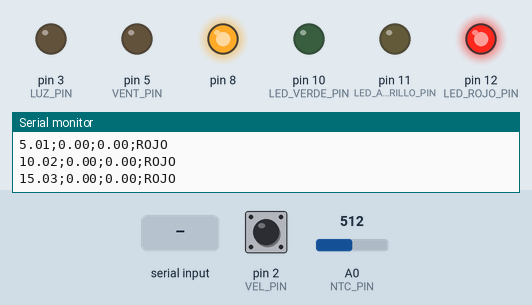
This program was run on a simulated Arduino Uno, built with avr-gcc and run on an emulated ATmega328P. On the bench: output pins drawn as LEDs (lit = HIGH), the last lines printed to the serial monitor. The inputs (shaded band) are chosen by the test bench; at power-on: A0 (NTC_PIN) = 512, pin 2 (VEL_PIN) HIGH.

Above: at 1.2 s.
1.3 s: A0 (NTC_PIN) set to 271
3.7 s: A0 (NTC_PIN) set to 248
At 5.2 s:
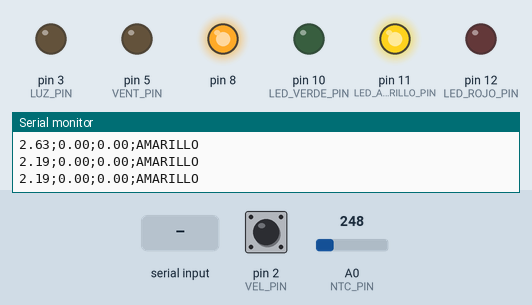
6.0 s: "LUZ,45\n" received over Serial
At 7.1 s:
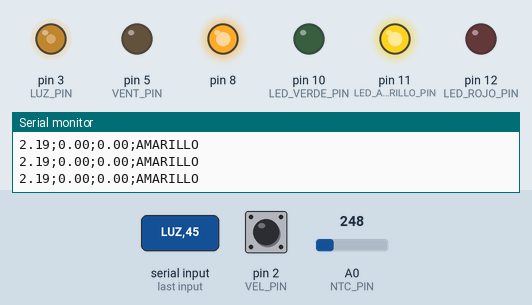
7.5 s: "VENT,45\n" received over Serial
At 8.2 s:
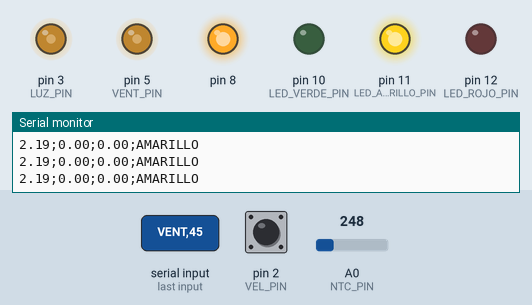
9.0 s: A0 (NTC_PIN) set to 1023
At 9.8 s:
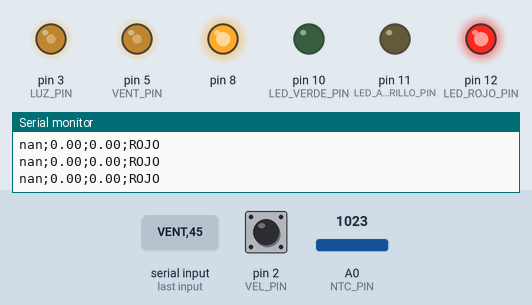
10.5 s: "AUTOMATIC_ON\n" received over Serial
At 11.8 s:
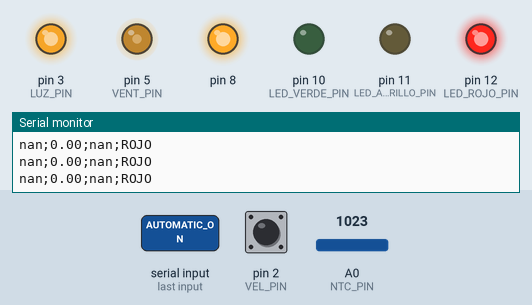
Timing chart, 0 to 13.0 s (numbered marks = the images above; inputs shaded):
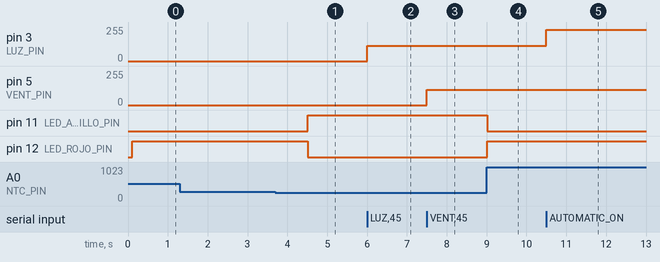

The program:

main.cpp
```cpp
#include <Arduino.h>
#include <PID_v1.h>

// Definición de pines
#define NTC_PIN A0  // Pin NTC
#define LUZ_PIN 3  // Pin Luz
#define VENT_PIN 5  // Pin Ventilador
#define VEL_PIN 2   // Pin Velocidad Tacómetro
#define LED_VERDE_PIN 10  // Pin LED verde
#define LED_AMARILLO_PIN 11 // Pin LED amarillo
#define LED_ROJO_PIN 12    // Pin LED rojo

// Constantes para el cálculo de la temperatura
#define A_COEFF 0.5458630405e-3
#define B_COEFF 2.439180157e-4
#define C_COEFF -0.0003705076153e-7

// Variables para mediciones y control
float resistenciaNTC, logResistencia, tempKelvin, tempCelsius;
int lecturaNTC, potenciaVentilador, potenciaLuz;
volatile int contadorImpulsos = 0;
volatile float velocidadRPM = 0;
unsigned long tiempoAnteriorTemp, tiempoAnteriorVel, tiempoImprimir, ultimoTiempoRPM, tiempoAnteriorLeds;

// Variables para lectura de comandos
String comando, estadoAlarma;

// Variables PID
double Setpoint, Input, Output;
double Kp = 30.0, Ki = 1.0, Kd = 0.0;
PID myPID(&Input, &Output, &Setpoint, Kp, Ki, Kd, DIRECT);

// Variables para control automático
bool control_automatico = false;

// Arreglos para almacenar últimas 5 lecturas
float ultimasTemp[5] = {0};
int indiceTemp = 0;

// Funciones para calcular promedios
float calcularPromedio(float *valores, int tamano) {
  float suma = 0;
  for (int i = 0; i < tamano; i++) {
    suma += valores[i];
  }
  return suma / tamano;
}

// Función de interrupción para contar los impulsos del ventilador
void medirVelocidad() {
  contadorImpulsos++;
}

void setup() {
  Serial.begin(115200);

  // Inicialización de tiempos
  tiempoAnteriorTemp = millis();
  tiempoAnteriorVel = millis();
  tiempoImprimir = millis();
  ultimoTiempoRPM = millis();
  tiempoAnteriorLeds = millis();

  // Configuración de pines
  pinMode(NTC_PIN, INPUT);
  pinMode(LUZ_PIN, OUTPUT);
  pinMode(VENT_PIN, OUTPUT);
  pinMode(VEL_PIN, INPUT);
  pinMode(LED_VERDE_PIN, OUTPUT);
  pinMode(LED_AMARILLO_PIN, OUTPUT);
  pinMode(LED_ROJO_PIN, OUTPUT);
  pinMode(8, OUTPUT); // 5v fake

  digitalWrite(8, HIGH);

  // Configuración de interrupción para medir velocidad del ventilador
  attachInterrupt(digitalPinToInterrupt(VEL_PIN), medirVelocidad, FALLING);
  myPID.SetMode(AUTOMATIC);
  myPID.SetOutputLimits(0, 100);
}

void loop() {
  // Medición de temperatura cada 250 ms
  if (millis() - tiempoAnteriorTemp >= 250) {
    lecturaNTC = analogRead(NTC_PIN);

    if (lecturaNTC > 0) {
      resistenciaNTC = 100000.0 * ((1023.0 / lecturaNTC) - 1.0);
      logResistencia = log(resistenciaNTC);
      tempKelvin = 1.0 / (A_COEFF + B_COEFF * logResistencia + C_COEFF * pow(logResistencia, 3));
      tempCelsius = tempKelvin - 273.15;

      ultimasTemp[indiceTemp] = tempCelsius;
      indiceTemp = (indiceTemp + 1) % 5;

      if (control_automatico) {
        Input = calcularPromedio(ultimasTemp, 5);
        myPID.Compute();
        analogWrite(LUZ_PIN, map(Output, 0, 100, 0, 255));
      }
    } else {
      tempCelsius = NAN; // Marcar como desconectado si la lectura es inválida
    }

    tiempoAnteriorTemp = millis();
  }

  // Cálculo de la velocidad del ventilador cada 1000 ms
  if (millis() - tiempoAnteriorVel >= 1000) {
    unsigned long tiempoActual = millis();
    unsigned long tiempoTranscurrido = tiempoActual - ultimoTiempoRPM;

    noInterrupts();
    int pulsos = contadorImpulsos;
    contadorImpulsos = 0;
    interrupts();

    if (tiempoTranscurrido > 0) {
      velocidadRPM = (pulsos / 2.0) * (60000.0 / tiempoTranscurrido);
    } else {
      velocidadRPM = 0; // RPM en 0 si no hay pulsos
    }

    ultimoTiempoRPM = tiempoActual;
    tiempoAnteriorVel = tiempoActual;
  }

  // Impresión de datos cada 300 ms
  if (millis() - tiempoImprimir >= 300) {
    Serial.print(calcularPromedio(ultimasTemp, 5));
    Serial.print(";");
    Serial.print(velocidadRPM);
    Serial.print(";");
    Serial.print(Output);  // Potencia de salida
    Serial.print(";");
    Serial.println(estadoAlarma);  // Estado de la alarma


    tiempoImprimir = millis();
  }

  // Control de LEDs y buzzer basado en temperatura promedio
  if (millis() - tiempoAnteriorLeds >= 100) {
    tiempoAnteriorLeds = millis();

    float tempPromedio = calcularPromedio(ultimasTemp, 5);
    bool ntcDesconectado = isnan(tempCelsius);

    // Operación normal (verde)
    if (tempPromedio >= Setpoint - 1 && tempPromedio <= Setpoint + 1 && !ntcDesconectado && velocidadRPM > 0) {
      digitalWrite(LED_VERDE_PIN, HIGH);
      digitalWrite(LED_AMARILLO_PIN, LOW);
      digitalWrite(LED_ROJO_PIN, LOW);
      estadoAlarma = "VERDE";

    // Alerta moderada (amarillo)
    } else if ((tempPromedio > Setpoint + 1 && tempPromedio <= Setpoint + 3) ||
               (tempPromedio < Setpoint - 1 && tempPromedio >= Setpoint - 3)) {
      digitalWrite(LED_VERDE_PIN, LOW);
      digitalWrite(LED_AMARILLO_PIN, HIGH);
      digitalWrite(LED_ROJO_PIN, LOW);
      estadoAlarma = "AMARILLO";
    // Alerta crítica (rojo y buzzer)
    } else if (tempPromedio > Setpoint + 3 || tempPromedio < Setpoint - 3 || ntcDesconectado || velocidadRPM == 0 ) {
      digitalWrite(LED_VERDE_PIN, LOW);
      digitalWrite(LED_AMARILLO_PIN, LOW);
      digitalWrite(LED_ROJO_PIN, HIGH);
      estadoAlarma = "ROJO";

    }
  }

  // Lectura de comandos desde Serial
  if (Serial.available() > 0) {
    comando = Serial.readStringUntil('\n');

    if (comando == "AUTOMATIC_ON") {
      control_automatico = true;
    } else if (comando == "AUTOMATIC_OFF") {
      control_automatico = false;
    } else if (comando.startsWith("SETPOINT") && control_automatico) {
      Setpoint = comando.substring(9).toDouble();
    } else if (comando.startsWith("LUZ") && !control_automatico) {
      potenciaLuz = map(comando.substring(4).toInt(), 0, 100, 0, 255);
      analogWrite(LUZ_PIN, potenciaLuz);
    } else if (comando.startsWith("VENT")) {
      potenciaVentilador = map(comando.substring(5).toInt(), 0, 100, 0, 255);
      analogWrite(VENT_PIN, potenciaVentilador);
    }
  }
}
```

Measured:
- the behaviour switches between 257 and 256 on A0 (NTC_PIN) (found by bisection; images 0 and 1)
- after the input at 3.7 s, pin 11 (LED_AMARILLO_PIN): LOW → HIGH after 0.81 s; pin 12 (LED_ROJO_PIN): HIGH → LOW after 0.81 s
- after the input at 6.0 s, pin 3 (LUZ_PIN): 0/255 → 114/255 at once
- after the input at 7.5 s, pin 5 (VENT_PIN): 0/255 → 114/255 at once
- after the input at 9.0 s, pin 11 (LED_AMARILLO_PIN): HIGH → LOW at once; pin 12 (LED_ROJO_PIN): LOW → HIGH at once
- after the input at 10.5 s, pin 3 (LUZ_PIN): 114/255 → 236/255 at once
